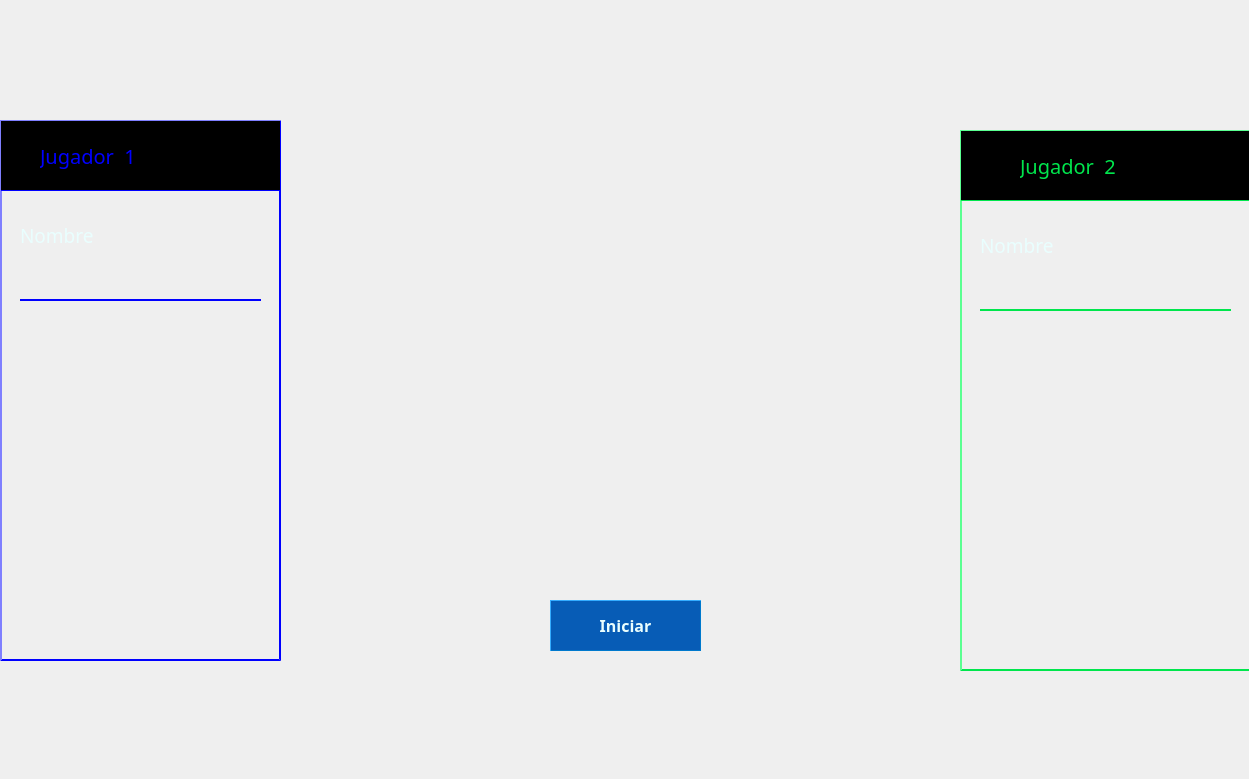
<?xml version="1.0" encoding="UTF-8"?>
<ui version="4.0">
 <class>StarCraftSolarSystemOriginsClass</class>
 <widget class="QWidget" name="StarCraftSolarSystemOriginsClass">
  <property name="geometry">
   <rect>
    <x>0</x>
    <y>0</y>
    <width>1249</width>
    <height>779</height>
   </rect>
  </property>
  <property name="windowTitle">
   <string>StarCraftSolarSystemOrigins</string>
  </property>
  <widget class="QLabel" name="img_jugador2">
   <property name="geometry">
    <rect>
     <x>970</x>
     <y>320</y>
     <width>281</width>
     <height>351</height>
    </rect>
   </property>
   <property name="styleSheet">
    <string notr="true">background-image: url(:/MainMenu/Resources/Tagal_Psycher.png);</string>
   </property>
   <property name="text">
    <string/>
   </property>
  </widget>
  <widget class="QLabel" name="container_titleJugador2">
   <property name="geometry">
    <rect>
     <x>960</x>
     <y>130</y>
     <width>291</width>
     <height>71</height>
    </rect>
   </property>
   <property name="styleSheet">
    <string notr="true">background-color: rgb(0, 0, 0);
border-style: outset;
border-width: 1px;
border-color: rgb(0, 230, 77);</string>
   </property>
   <property name="frameShape">
    <enum>QFrame::StyledPanel</enum>
   </property>
   <property name="frameShadow">
    <enum>QFrame::Sunken</enum>
   </property>
   <property name="text">
    <string/>
   </property>
  </widget>
  <widget class="QLabel" name="bgImage">
   <property name="geometry">
    <rect>
     <x>0</x>
     <y>0</y>
     <width>1251</width>
     <height>781</height>
    </rect>
   </property>
   <property name="font">
    <font>
     <stylestrategy>PreferAntialias</stylestrategy>
    </font>
   </property>
   <property name="styleSheet">
    <string notr="true">background-image: url(:/MainMenu/Resources/starcraft_bg.jpg);</string>
   </property>
  </widget>
  <widget class="QPushButton" name="btn_iniciar">
   <property name="geometry">
    <rect>
     <x>550</x>
     <y>600</y>
     <width>151</width>
     <height>51</height>
    </rect>
   </property>
   <property name="font">
    <font>
     <family>Starcraft</family>
     <pointsize>12</pointsize>
     <weight>75</weight>
     <italic>false</italic>
     <bold>true</bold>
     <stylestrategy>PreferAntialias</stylestrategy>
    </font>
   </property>
   <property name="styleSheet">
    <string notr="true">border-style: outset;
border-width: 1px;
border-color: rgb(0, 121, 205);
color: rgb(233, 254, 254);
background-color: rgb(7, 92, 182);</string>
   </property>
   <property name="text">
    <string>Iniciar</string>
   </property>
   <property name="flat">
    <bool>true</bool>
   </property>
  </widget>
  <widget class="QLabel" name="img_jugador1">
   <property name="geometry">
    <rect>
     <x>0</x>
     <y>340</y>
     <width>231</width>
     <height>321</height>
    </rect>
   </property>
   <property name="styleSheet">
    <string notr="true">background-image: url(:/MainMenu/Resources/warrior.png);</string>
   </property>
   <property name="text">
    <string/>
   </property>
  </widget>
  <widget class="QLabel" name="container_jugador1">
   <property name="geometry">
    <rect>
     <x>0</x>
     <y>120</y>
     <width>281</width>
     <height>541</height>
    </rect>
   </property>
   <property name="styleSheet">
    <string notr="true">border-style: outset;
border-width: 2px;
border-color: rgb(0, 0, 255);
</string>
   </property>
   <property name="frameShape">
    <enum>QFrame::StyledPanel</enum>
   </property>
   <property name="frameShadow">
    <enum>QFrame::Sunken</enum>
   </property>
   <property name="text">
    <string/>
   </property>
  </widget>
  <widget class="QLabel" name="container_jugador2">
   <property name="geometry">
    <rect>
     <x>960</x>
     <y>130</y>
     <width>291</width>
     <height>541</height>
    </rect>
   </property>
   <property name="styleSheet">
    <string notr="true">border-style: outset;
border-width: 2px;
border-color: rgb(0, 230, 77);</string>
   </property>
   <property name="frameShape">
    <enum>QFrame::StyledPanel</enum>
   </property>
   <property name="frameShadow">
    <enum>QFrame::Sunken</enum>
   </property>
   <property name="text">
    <string/>
   </property>
  </widget>
  <widget class="QLabel" name="lbl_titleJugador2">
   <property name="geometry">
    <rect>
     <x>1020</x>
     <y>140</y>
     <width>211</width>
     <height>51</height>
    </rect>
   </property>
   <property name="font">
    <font>
     <family>Starcraft</family>
     <pointsize>15</pointsize>
    </font>
   </property>
   <property name="styleSheet">
    <string notr="true">color: rgb(0, 230, 77);</string>
   </property>
   <property name="text">
    <string>Jugador  2</string>
   </property>
  </widget>
  <widget class="QLineEdit" name="txt_nomJugador2">
   <property name="geometry">
    <rect>
     <x>980</x>
     <y>270</y>
     <width>251</width>
     <height>41</height>
    </rect>
   </property>
   <property name="font">
    <font>
     <family>Starcraft</family>
     <pointsize>12</pointsize>
    </font>
   </property>
   <property name="styleSheet">
    <string notr="true">background-color: transparent;
color: rgb(233, 254, 254);
border-style: outset;
border-bottom-width: 2px;
border-color: rgb(0, 230, 77);</string>
   </property>
   <property name="inputMask">
    <string/>
   </property>
   <property name="text">
    <string/>
   </property>
   <property name="frame">
    <bool>true</bool>
   </property>
   <property name="readOnly">
    <bool>false</bool>
   </property>
   <property name="placeholderText">
    <string/>
   </property>
  </widget>
  <widget class="QLabel" name="container_titleJugador1">
   <property name="geometry">
    <rect>
     <x>0</x>
     <y>120</y>
     <width>281</width>
     <height>71</height>
    </rect>
   </property>
   <property name="styleSheet">
    <string notr="true">background-color: rgb(0, 0, 0);
border-style: outset;
border-width: 1px;
border-color: rgb(0, 0, 255);</string>
   </property>
   <property name="frameShape">
    <enum>QFrame::StyledPanel</enum>
   </property>
   <property name="frameShadow">
    <enum>QFrame::Sunken</enum>
   </property>
   <property name="text">
    <string/>
   </property>
  </widget>
  <widget class="QLabel" name="lbl_nomJugador2">
   <property name="geometry">
    <rect>
     <x>980</x>
     <y>220</y>
     <width>191</width>
     <height>51</height>
    </rect>
   </property>
   <property name="font">
    <font>
     <family>Starcraft</family>
     <pointsize>14</pointsize>
    </font>
   </property>
   <property name="styleSheet">
    <string notr="true">color: rgb(233, 254, 254);</string>
   </property>
   <property name="text">
    <string>Nombre</string>
   </property>
  </widget>
  <widget class="QLineEdit" name="txt_nomJugador1">
   <property name="geometry">
    <rect>
     <x>20</x>
     <y>260</y>
     <width>241</width>
     <height>41</height>
    </rect>
   </property>
   <property name="font">
    <font>
     <family>Starcraft</family>
     <pointsize>12</pointsize>
    </font>
   </property>
   <property name="styleSheet">
    <string notr="true">background-color: transparent;
color: rgb(233, 254, 254);
border-style: outset;
border-bottom-width: 2px;
border-color: rgb(0, 0, 255);</string>
   </property>
   <property name="inputMask">
    <string/>
   </property>
   <property name="text">
    <string/>
   </property>
   <property name="frame">
    <bool>true</bool>
   </property>
   <property name="readOnly">
    <bool>false</bool>
   </property>
   <property name="placeholderText">
    <string/>
   </property>
  </widget>
  <widget class="QLabel" name="lbl_nomJugador1">
   <property name="geometry">
    <rect>
     <x>20</x>
     <y>210</y>
     <width>191</width>
     <height>51</height>
    </rect>
   </property>
   <property name="font">
    <font>
     <family>Starcraft</family>
     <pointsize>14</pointsize>
    </font>
   </property>
   <property name="styleSheet">
    <string notr="true">color: rgb(233, 254, 254);</string>
   </property>
   <property name="text">
    <string>Nombre</string>
   </property>
  </widget>
  <widget class="QLabel" name="lbl_titleJugador1">
   <property name="geometry">
    <rect>
     <x>40</x>
     <y>130</y>
     <width>211</width>
     <height>51</height>
    </rect>
   </property>
   <property name="font">
    <font>
     <family>Starcraft</family>
     <pointsize>15</pointsize>
    </font>
   </property>
   <property name="styleSheet">
    <string notr="true">color: rgb(0, 0, 255);</string>
   </property>
   <property name="text">
    <string>Jugador  1</string>
   </property>
  </widget>
  <zorder>bgImage</zorder>
  <zorder>btn_iniciar</zorder>
  <zorder>img_jugador1</zorder>
  <zorder>container_jugador1</zorder>
  <zorder>container_jugador2</zorder>
  <zorder>txt_nomJugador2</zorder>
  <zorder>container_titleJugador1</zorder>
  <zorder>lbl_nomJugador2</zorder>
  <zorder>txt_nomJugador1</zorder>
  <zorder>lbl_nomJugador1</zorder>
  <zorder>lbl_titleJugador1</zorder>
  <zorder>img_jugador2</zorder>
  <zorder>container_titleJugador2</zorder>
  <zorder>lbl_titleJugador2</zorder>
 </widget>
 <layoutdefault spacing="6" margin="11"/>
 <resources>
  <include location="starcraftsolarsystemorigins.qrc"/>
 </resources>
 <connections/>
</ui>
